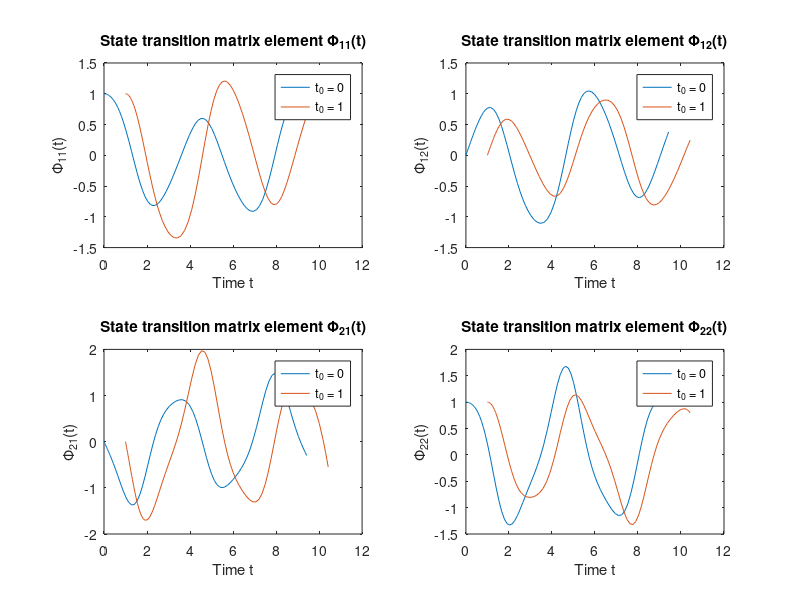

Write MATLAB code to recreate this figure.
clear; 
clc; 
close all; 

%% define parameters
omega = 2;
alpha = 1;

%% A(t)
A = @(t) [0, 1; -(omega - alpha * cos(2*t)), 0];

%% ODE: Phi_dot = A * Phi
odefun = @(t, X) reshape(A(t) * reshape(X, 2, 2), 4, 1);
X0 = reshape(eye(2), 4, 1);

% for initial condition t0=0 and t0=1
tspan_0 = [0 3*pi];
tspan_1 = [1 1 + 3*pi];

% solve ODE
[t_0, X_0] = ode45(odefun, tspan_0, X0);
[t_1, X_1] = ode45(odefun, tspan_1, X0);

% solution(4x1) to Phi(2x2)
Phi_t_t0_0 = zeros(length(t_0), 2, 2); 
Phi_t_t0_1 = zeros(length(t_1), 2, 2);

for i = 1:length(t_0)
    Phi_t_t0_0(i, :, :) = reshape(X_0(i, :), 2, 2);
end
for i = 1:length(t_1)
    Phi_t_t0_1(i, :, :) = reshape(X_1(i, :), 2, 2);
end

%% print answer
disp('on the time interval of length equal to three periods of oscillations for t0 = 0');
Phi_t0_0_end = reshape(Phi_t_t0_0(end, :, :), 2, 2);
disp(Phi_t0_0_end);

disp('on the time interval of length equal to three periods of oscillations for t0 = 1');
Phi_t0_1_end = reshape(Phi_t_t0_1(end, :, :), 2, 2);
disp(Phi_t0_1_end);

%% plot just for checking
figure;
subplot(2,2,1);
plot(t_0, squeeze(Phi_t_t0_0(:,1,1)), 'DisplayName', 't_0 = 0');
hold on;
plot(t_1, squeeze(Phi_t_t0_1(:,1,1)), 'DisplayName', 't_0 = 1');
xlabel('Time t');
ylabel('\Phi_{11}(t)');
legend;
title('State transition matrix element \Phi_{11}(t)');

subplot(2,2,2);
plot(t_0, squeeze(Phi_t_t0_0(:,1,2)), 'DisplayName', 't_0 = 0');
hold on;
plot(t_1, squeeze(Phi_t_t0_1(:,1,2)), 'DisplayName', 't_0 = 1');
xlabel('Time t');
ylabel('\Phi_{12}(t)');
legend;
title('State transition matrix element \Phi_{12}(t)');

subplot(2,2,3);
plot(t_0, squeeze(Phi_t_t0_0(:,2,1)), 'DisplayName', 't_0 = 0');
hold on;
plot(t_1, squeeze(Phi_t_t0_1(:,2,1)), 'DisplayName', 't_0 = 1');
xlabel('Time t');
ylabel('\Phi_{21}(t)');
legend;
title('State transition matrix element \Phi_{21}(t)');

subplot(2,2,4);
plot(t_0, squeeze(Phi_t_t0_0(:,2,2)), 'DisplayName', 't_0 = 0');
hold on;
plot(t_1, squeeze(Phi_t_t0_1(:,2,2)), 'DisplayName', 't_0 = 1');
xlabel('Time t');
ylabel('\Phi_{22}(t)');
legend;
title('State transition matrix element \Phi_{22}(t)');
